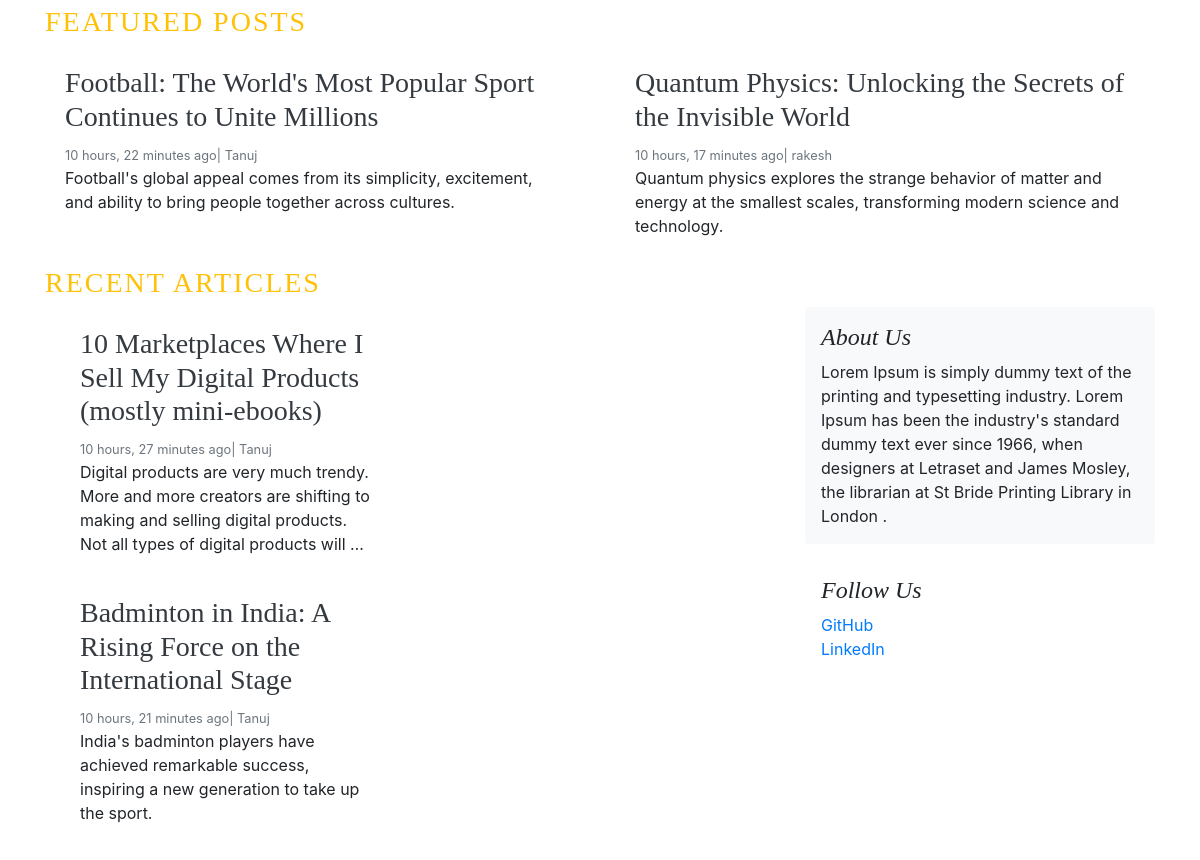
Before: / (middle part) with the older database file.
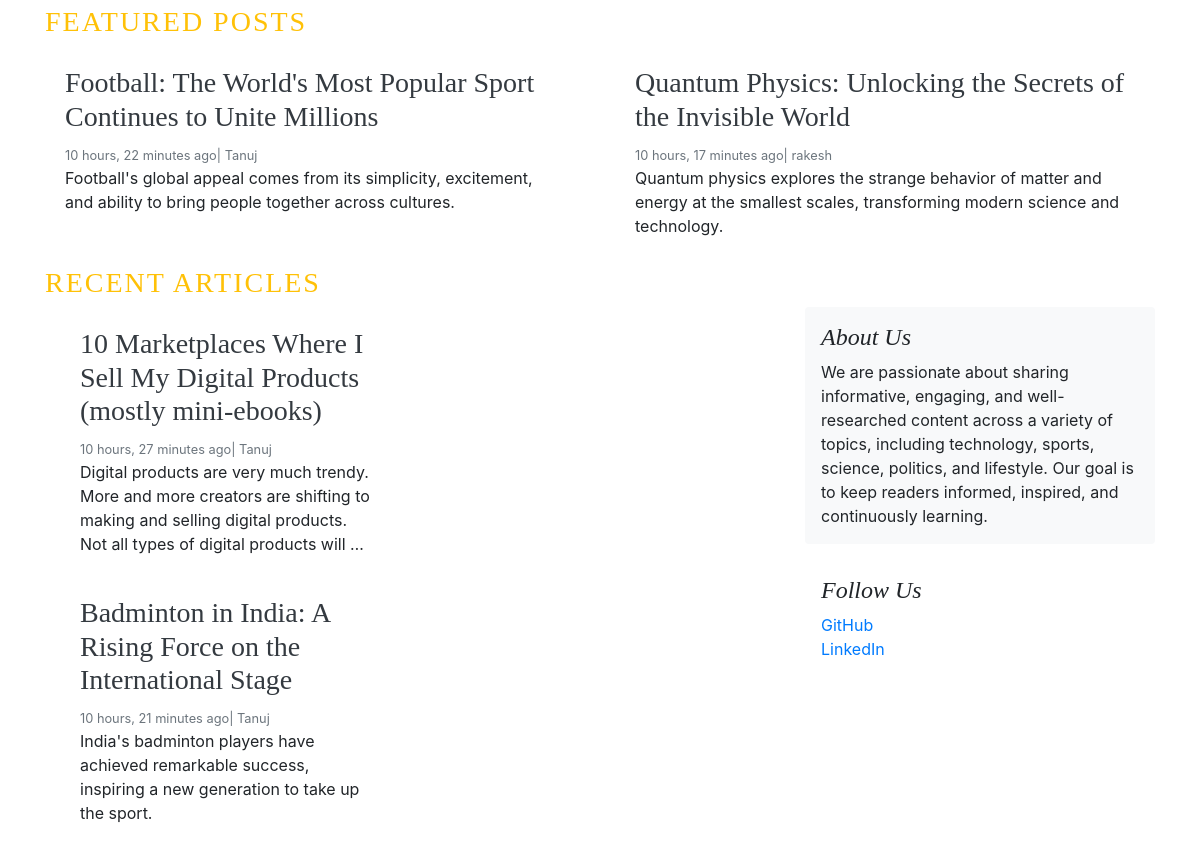
After: the same page with the newer database file.
### assignments/models.py (models this page shows, shortened)
class About(models.Model):
    about_heading = models.CharField(max_length=25)
    about_description = models.TextField(max_length=255)
    created_at = models.DateTimeField(auto_now_add=True)
    updated_at = models.DateTimeField(auto_now=True)
    class Meta:
        verbose_name_plural = 'About'

### blog_main/views.py (the view)
# urls.py: 2. Add a URL to urlpatterns:  path('', views.home, name='home')
def home(request):
  categories = Category.objects.all()
  featured_posts = Blog.objects.filter(is_featured=True , status='Published').order_by('updated_at')
  posts = Blog.objects.filter(is_featured = False , status='Published')
  try:
    about = About.objects.get()
  except:
      about = None
  context = {
    'featured_posts':featured_posts ,
    'posts':posts,
    'about':about,
  }
  return render(request , 'home.html' , context)

### blogs/context_processors.py (called while the page is built)
def get_categories(request):
  categories = Category.objects.all()
  return dict(categories=categories)

def get_social_links(requests):
  social_links = SocialLink.objects.all()
  return dict(social_links=social_links)

### templates/home.html (shortened to what this page needs)
{% extends 'base.html' %}
{% block content %}
   <h3 class="text-uppercase text-warning" style="letter-spacing: 2px;">Featured Posts</h3>
  <div class="row mb-2">
    {% for post in featured_posts %}
      {% if not forloop.first %}
    <div class="col-md-6">
      <div class="card border-0" >
        <div class="card-body">
          <h3><a href="{% url 'blogs' post.slug %}" class="text-dark">{{post.title}}</a></h3>
          <small class="mb-1 text-muted">{{post.created_at | timesince }} ago| {{post.author}}</small>
          <p class="card-text">{{post.short_description | truncatewords:25 }}</p>
        </div>
      </div>
    </div>
      {% endif %}
    {% endfor %}
  </div>
  <h3 class="text-uppercase text-warning" style="letter-spacing: 2px;">Recent Articles</h3>
  <main role="main" class="container p-0">
    <div class="row">
      <div class="col-md-8 blog-main">
        {% for post in posts %}
        <div class="col-md-6">
      <div class="card border-0" >
        <div class="card-body">
          <h3><a href="{% url 'blogs' post.slug %}" class="text-dark">{{post.title}}</a></h3>
          <small class="mb-1 text-muted">{{post.created_at | timesince }} ago| {{post.author}}</small>
          <p class="card-text">{{post.short_description| truncatewords:25  }}</p>
        </div>
      </div>
    </div>
        {% endfor %}
      </div>
      <aside class="col-md-4 blog-sidebar">
        <div class="p-3 mb-3 bg-light rounded">
          <h4 class="font-italic">{{about.about_heading}}</h4>
          <p class="mb-0">{{about.about_description}}</p>
        </div>
        {% if social_links %}
        <div class="p-3">
          <h4 class="font-italic">Follow Us</h4>
          <ol class="list-unstyled">
            {% for i in social_links %}
            <li><a href="{{i.link}}" target="_blank">{{i.platform}}</a></li>
            {% endfor %}
          </ol>
        </div>
        {% endif %}
      </aside>
    </div>
  </main>
</div>
{% endblock %}

Changed rows visible on the page:
changed About "About Us": about_description "Lorem Ipsum is simply dummy text of the printing and typesetting industry. Lorem Ipsum has been the industry's standard dummy text ever since 1966, when designers at Letraset and James Mosley, the librarian at St Bride Printing Library in London ." → "We are passionate about sharing informative, engaging, and well-researched content across a variety of topics, including technology, sports, science, politics, and lifestyle. Our goal is to keep readers informed, inspired, and continuously learning."
